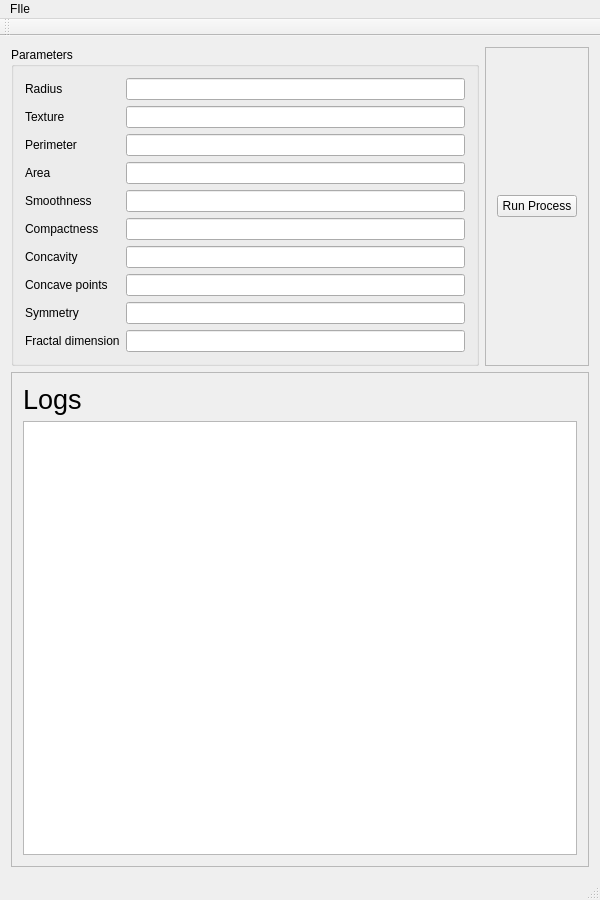
<?xml version="1.0" encoding="UTF-8"?>
<ui version="4.0">
 <class>GUIClass</class>
 <widget class="QMainWindow" name="GUIClass">
  <property name="geometry">
   <rect>
    <x>0</x>
    <y>0</y>
    <width>600</width>
    <height>900</height>
   </rect>
  </property>
  <property name="windowTitle">
   <string>GUI</string>
  </property>
  <widget class="QWidget" name="centralWidget">
   <layout class="QGridLayout" name="gridLayout_4">
    <item row="0" column="0">
     <widget class="QGroupBox" name="ParametersGroupBox">
      <property name="title">
       <string>Parameters</string>
      </property>
      <layout class="QGridLayout" name="gridLayout_2">
       <item row="0" column="0">
        <widget class="QLabel" name="RadiusLabel">
         <property name="text">
          <string>Radius</string>
         </property>
        </widget>
       </item>
       <item row="0" column="1">
        <widget class="QLineEdit" name="RadiusLineEdit"/>
       </item>
       <item row="1" column="0">
        <widget class="QLabel" name="TextureLabel">
         <property name="text">
          <string>Texture</string>
         </property>
        </widget>
       </item>
       <item row="1" column="1">
        <widget class="QLineEdit" name="TextureLineEdit"/>
       </item>
       <item row="2" column="0">
        <widget class="QLabel" name="PerimeterLabel">
         <property name="text">
          <string>Perimeter</string>
         </property>
        </widget>
       </item>
       <item row="2" column="1">
        <widget class="QLineEdit" name="PerimeterLineEdit"/>
       </item>
       <item row="3" column="0">
        <widget class="QLabel" name="AreaLabel">
         <property name="text">
          <string>Area</string>
         </property>
        </widget>
       </item>
       <item row="3" column="1">
        <widget class="QLineEdit" name="AreaLineEdit"/>
       </item>
       <item row="4" column="0">
        <widget class="QLabel" name="SmoothnessLabel">
         <property name="text">
          <string>Smoothness</string>
         </property>
        </widget>
       </item>
       <item row="4" column="1">
        <widget class="QLineEdit" name="SmoothnessLineEdit"/>
       </item>
       <item row="5" column="0">
        <widget class="QLabel" name="CompactnessLabel">
         <property name="text">
          <string>Compactness</string>
         </property>
        </widget>
       </item>
       <item row="5" column="1">
        <widget class="QLineEdit" name="CompactnessLineEdit"/>
       </item>
       <item row="6" column="0">
        <widget class="QLabel" name="ConcavityLabel">
         <property name="text">
          <string>Concavity</string>
         </property>
        </widget>
       </item>
       <item row="6" column="1">
        <widget class="QLineEdit" name="ConcavityLineEdit"/>
       </item>
       <item row="7" column="0">
        <widget class="QLabel" name="ConcavePointsLabel">
         <property name="text">
          <string>Concave points</string>
         </property>
        </widget>
       </item>
       <item row="7" column="1">
        <widget class="QLineEdit" name="ConcavePointsLineEdit"/>
       </item>
       <item row="8" column="0">
        <widget class="QLabel" name="SymmetryLabel">
         <property name="text">
          <string>Symmetry</string>
         </property>
        </widget>
       </item>
       <item row="8" column="1">
        <widget class="QLineEdit" name="SymmetryLineEdit"/>
       </item>
       <item row="9" column="0">
        <widget class="QLabel" name="FractalDimensionLabel">
         <property name="text">
          <string>Fractal dimension</string>
         </property>
        </widget>
       </item>
       <item row="9" column="1">
        <widget class="QLineEdit" name="FractalDimensionLineEdit"/>
       </item>
      </layout>
     </widget>
    </item>
    <item row="0" column="1">
     <widget class="QFrame" name="PushButtonsFrame">
      <property name="frameShape">
       <enum>QFrame::StyledPanel</enum>
      </property>
      <property name="frameShadow">
       <enum>QFrame::Raised</enum>
      </property>
      <layout class="QGridLayout" name="gridLayout_3">
       <item row="0" column="0">
        <widget class="QPushButton" name="RunProcessPushButton">
         <property name="text">
          <string>Run Process</string>
         </property>
        </widget>
       </item>
      </layout>
     </widget>
    </item>
    <item row="1" column="0" colspan="2">
     <widget class="QFrame" name="LogsFrame">
      <property name="frameShape">
       <enum>QFrame::StyledPanel</enum>
      </property>
      <property name="frameShadow">
       <enum>QFrame::Raised</enum>
      </property>
      <layout class="QGridLayout" name="gridLayout">
       <item row="0" column="0">
        <widget class="QLabel" name="LogsLabel">
         <property name="font">
          <font>
           <pointsize>20</pointsize>
          </font>
         </property>
         <property name="text">
          <string>Logs</string>
         </property>
        </widget>
       </item>
       <item row="1" column="0">
        <widget class="QTextEdit" name="LogsTextEdit">
         <property name="enabled">
          <bool>true</bool>
         </property>
         <property name="readOnly">
          <bool>true</bool>
         </property>
        </widget>
       </item>
      </layout>
     </widget>
    </item>
   </layout>
  </widget>
  <widget class="QMenuBar" name="menuBar">
   <property name="geometry">
    <rect>
     <x>0</x>
     <y>0</y>
     <width>600</width>
     <height>18</height>
    </rect>
   </property>
   <widget class="QMenu" name="menuPlik">
    <property name="title">
     <string>FIle</string>
    </property>
    <addaction name="actionNowy"/>
   </widget>
   <addaction name="menuPlik"/>
  </widget>
  <widget class="QToolBar" name="mainToolBar">
   <attribute name="toolBarArea">
    <enum>TopToolBarArea</enum>
   </attribute>
   <attribute name="toolBarBreak">
    <bool>false</bool>
   </attribute>
  </widget>
  <widget class="QStatusBar" name="statusBar"/>
  <action name="actionNowy">
   <property name="text">
    <string>New</string>
   </property>
  </action>
 </widget>
 <layoutdefault spacing="6" margin="11"/>
 <resources>
  <include location="GUI.qrc"/>
 </resources>
 <connections/>
</ui>
